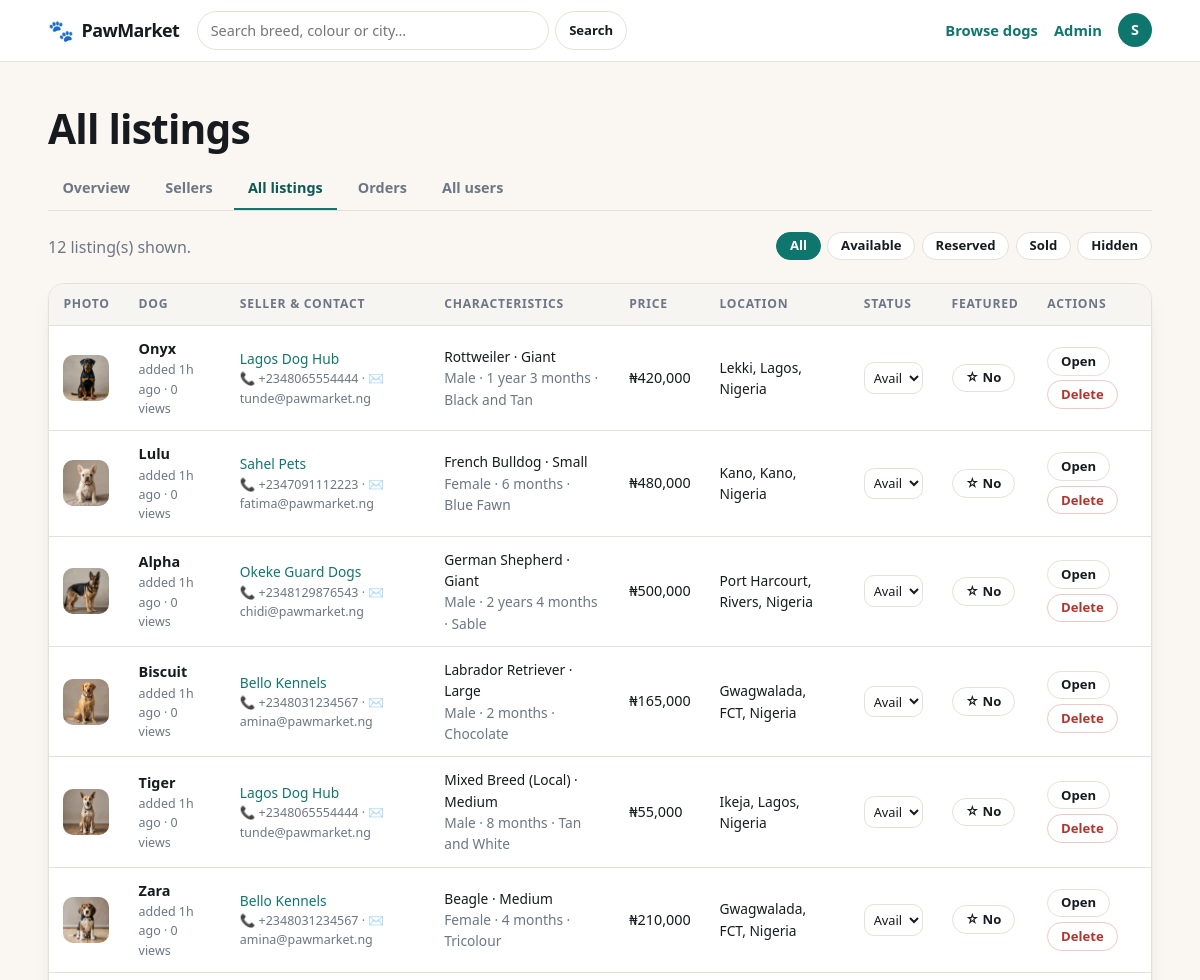
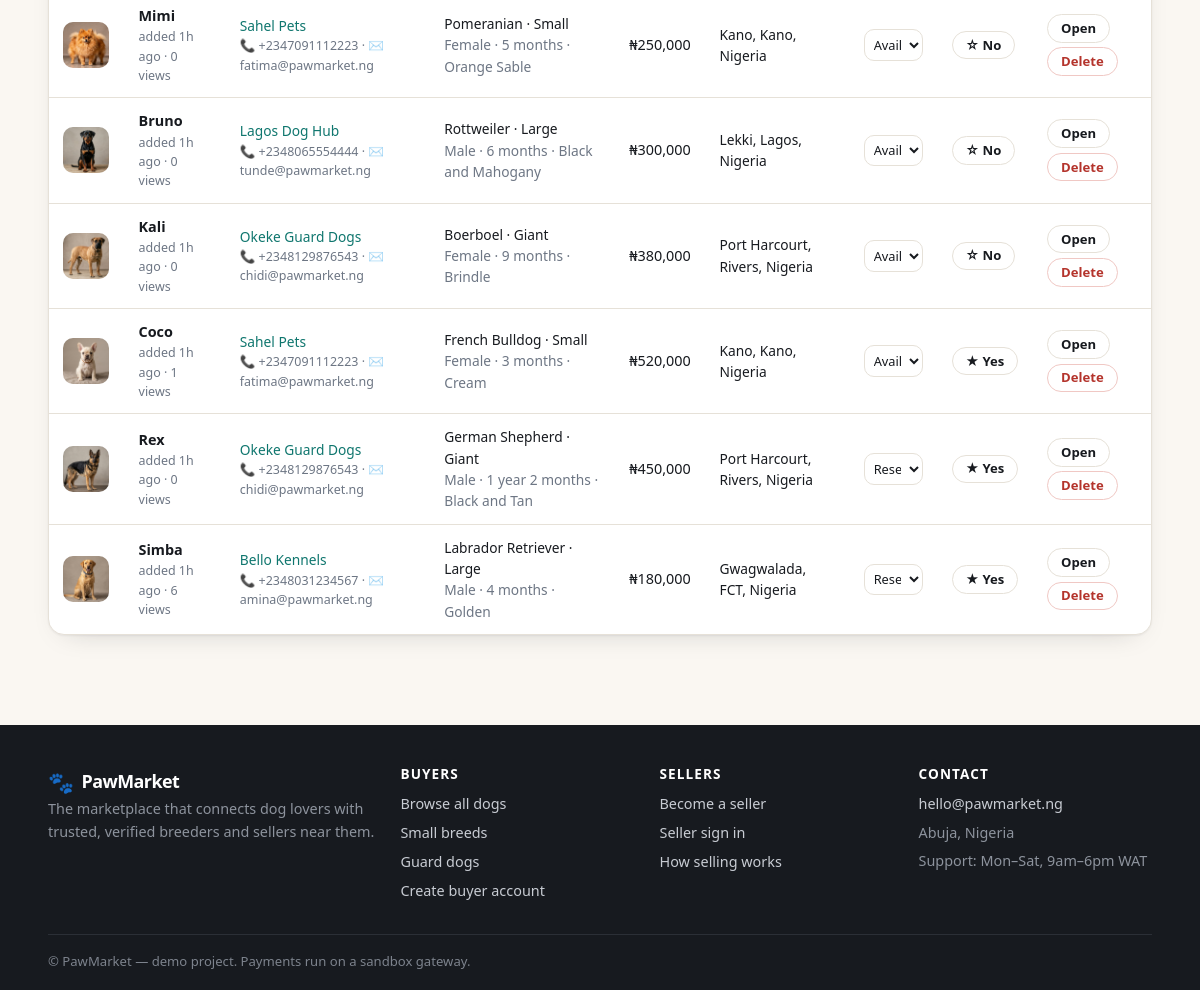
The page /admin/dogs (signed in) on the database its author committed (2 pictures, top to bottom).
### app/models.py (models this page shows, shortened)
class User(UserMixin, db.Model):
    __tablename__ = "users"
    id = db.Column(db.Integer, primary_key=True)
    full_name = db.Column(db.String(120), nullable=False)
    email = db.Column(db.String(160), unique=True, nullable=False, index=True)
    phone = db.Column(db.String(40))
    whatsapp = db.Column(db.String(40))
    password_hash = db.Column(db.String(255), nullable=False)
    role = db.Column(db.String(20), nullable=False, default="buyer")
    business_name = db.Column(db.String(160))
    bio = db.Column(db.Text)
    country = db.Column(db.String(80), default="Nigeria")
    state = db.Column(db.String(80))
    city = db.Column(db.String(80))
    address = db.Column(db.String(200))
    avatar = db.Column(db.String(200))
    is_verified = db.Column(db.Boolean, default=False)   # admin-controlled badge
    is_active_user = db.Column(db.Boolean, default=True)  # admin can suspend
    created_at = db.Column(db.DateTime, default=datetime.utcnow)
    dogs = db.relationship("Dog", backref="seller", lazy="dynamic",
                           cascade="all, delete-orphan", foreign_keys="Dog.seller_id")
    favorites = db.relationship("Favorite", backref="user", lazy="dynamic",
                                cascade="all, delete-orphan")
    orders = db.relationship("Order", backref="buyer", lazy="dynamic",
                             foreign_keys="Order.buyer_id",
                             cascade="all, delete-orphan")
    @property
    def is_active(self):  # Flask-Login uses this to block suspended accounts
        return self.is_active_user
    @property
    def is_admin(self):
        return self.role == "admin"
    @property
    def is_seller(self):
        return self.role == "seller"
    @property
    def is_buyer(self):
        return self.role == "buyer"

class Dog(db.Model):
    __tablename__ = "dogs"
    id = db.Column(db.Integer, primary_key=True)
    seller_id = db.Column(db.Integer, db.ForeignKey("users.id"), nullable=False)
    name = db.Column(db.String(80), nullable=False)
    breed = db.Column(db.String(80), nullable=False, index=True)
    color = db.Column(db.String(80))
    size = db.Column(db.String(20), default="Medium", index=True)
    gender = db.Column(db.String(10), default="Male")
    age_months = db.Column(db.Integer, default=3)
    weight_kg = db.Column(db.Float)
    price = db.Column(db.Float, nullable=False, default=0)
    negotiable = db.Column(db.Boolean, default=False)
    delivery_available = db.Column(db.Boolean, default=False)
    description = db.Column(db.Text)
    temperament = db.Column(db.String(200))
    health_notes = db.Column(db.String(300))
    vaccinated = db.Column(db.Boolean, default=False)
    dewormed = db.Column(db.Boolean, default=False)
    pedigree = db.Column(db.Boolean, default=False)
    trained = db.Column(db.Boolean, default=False)
    kennel_club_registered = db.Column(db.Boolean, default=False)
    city = db.Column(db.String(80))
    state = db.Column(db.String(80))
    country = db.Column(db.String(80), default="Nigeria")
    status = db.Column(db.String(20), default="available", index=True)
    is_featured = db.Column(db.Boolean, default=False)
    views = db.Column(db.Integer, default=0)
    created_at = db.Column(db.DateTime, default=datetime.utcnow, index=True)
    images = db.relationship("DogImage", backref="dog", lazy="select",
                             cascade="all, delete-orphan")
    orders = db.relationship("Order", backref="dog", lazy="dynamic",
                             cascade="all, delete-orphan")
    @property
    def primary_image(self):
        for img in self.images:
            if img.is_primary:
                return img.filename
        return self.images[0].filename if self.images else None
    @property
    def age_label(self):
        if not self.age_months:
            return "Unknown"
        if self.age_months < 12:
            return f"{self.age_months} month{'s' if self.age_months != 1 else ''}"
        years, months = divmod(self.age_months, 12)
        label = f"{years} year{'s' if years != 1 else ''}"
        if months:
            label += f" {months} month{'s' if months != 1 else ''}"
        return label
    @property
    def location(self):
        parts = [p for p in (self.city, self.state, self.country) if p]
        return ", ".join(parts) if parts else "Location not provided"

class DogImage(db.Model):
    __tablename__ = "dog_images"
    id = db.Column(db.Integer, primary_key=True)
    dog_id = db.Column(db.Integer, db.ForeignKey("dogs.id"), nullable=False)
    filename = db.Column(db.String(255), nullable=False)
    is_primary = db.Column(db.Boolean, default=False)

### app/admin.py (the view)
@admin_bp.route("/dogs")
@role_required("admin")
def dogs():
    status = request.args.get("status")
    seller_id = request.args.get("seller_id", type=int)
    q = Dog.query
    if status:
        q = q.filter(Dog.status == status)
    if seller_id:
        q = q.filter(Dog.seller_id == seller_id)
    rows = q.order_by(Dog.created_at.desc()).all()
    return render_template("admin/dogs.html", dogs=rows, status=status, seller_id=seller_id)

### app/helpers.py (called while the page is built)
def role_required(*roles):
    def decorator(view):
        @wraps(view)
        def wrapped(*args, **kwargs):
            if not current_user.is_authenticated:
                flash("Please sign in to continue.", "info")
                return redirect(url_for("auth.login"))
            if current_user.role not in roles:
                abort(403)
            return view(*args, **kwargs)
        return wrapped
    return decorator

### app/models.py (called while the page is built)
@login_manager.user_loader
def load_user(user_id):
    return db.session.get(User, int(user_id))

### templates/admin/dogs.html (shortened to what this page needs)
{% extends "base.html" %}
{% block content %}
<section>
  <div class="container">
    <h1>All listings</h1>
    {% include "admin/_admin_nav.html" %}
    <div class="section-head mt-2">
      <p class="muted" style="margin:0">{{ dogs|length }} listing(s) shown{% if status %} — filter: {{ status }}{% endif %}.</p>
      <div style="display:flex;gap:.4rem;flex-wrap:wrap">
        <a class="btn btn-sm {{ 'btn-primary' if not status }}" href="{{ url_for('admin.dogs') }}">All</a>
        {% for s in ['available','reserved','sold','hidden'] %}
          <a class="btn btn-sm {{ 'btn-primary' if status == s }}" href="{{ url_for('admin.dogs', status=s) }}">{{ s|capitalize }}</a>
        {% endfor %}
      </div>
    </div>
    <div class="table-wrap">
      <table>
        <thead>
          <tr><th>Photo</th><th>Dog</th><th>Seller & contact</th><th>Characteristics</th>
              <th>Price</th><th>Location</th><th>Status</th><th>Featured</th><th>Actions</th></tr>
        </thead>
        <tbody>
          {% for dog in dogs %}
            <tr>
              <td>
                {% if dog.primary_image %}
                  <img class="thumb-xs" src="{{ url_for('static', filename='uploads/' + dog.primary_image) }}" alt="">
                {% else %}<img class="thumb-xs" src="{{ url_for('static', filename='img/placeholder.svg') }}" alt="">{% endif %}
              </td>
              <td><strong>{{ dog.name }}</strong><div class="muted tiny">added {{ dog.created_at|since }} · {{ dog.views }} views</div></td>
              <td class="small">
                <a href="{{ url_for('admin.seller_detail', seller_id=dog.seller.id) }}">{{ dog.seller.business_name or dog.seller.full_name }}</a>
                <div class="muted tiny">📞 {{ dog.seller.phone or '—' }} · ✉️ {{ dog.seller.email }}</div>
              </td>
              <td class="small">{{ dog.breed }} · {{ dog.size }}<br>
                <span class="muted">{{ dog.gender }} · {{ dog.age_label }} · {{ dog.color or '—' }}</span></td>
              <td>{{ dog.price|money }}</td>
              <td class="small">{{ dog.location }}</td>
              <td>
                <form method="post" action="{{ url_for('admin.set_dog_status', dog_id=dog.id) }}">
                  <select name="status" onchange="this.form.submit()" style="padding:.3rem;font-size:.8rem">
                    {% for s in ['available','reserved','sold','hidden'] %}
                      <option value="{{ s }}" {{ 'selected' if dog.status == s }}>{{ s|capitalize }}</option>
                    {% endfor %}
                  </select>
                </form>
              </td>
              <td>
                <form method="post" action="{{ url_for('admin.toggle_feature', dog_id=dog.id) }}">
                  <button class="btn btn-sm" type="submit">{{ '★ Yes' if dog.is_featured else '☆ No' }}</button>
                </form>
              </td>
              <td>
                <div style="display:flex;gap:.3rem;flex-wrap:wrap">
                  <a class="btn btn-sm" href="{{ url_for('main.dog_detail', dog_id=dog.id) }}">Open</a>
                  <form method="post" action="{{ url_for('admin.delete_dog', dog_id=dog.id) }}"
                        onsubmit="return confirm('Delete {{ dog.name }} permanently?')">
                    <button class="btn btn-sm btn-danger" type="submit">Delete</button>
                  </form>
                </div>
              </td>
            </tr>
          {% else %}
            <tr><td colspan="9">No listings found.</td></tr>
          {% endfor %}
        </tbody>
      </table>
    </div>
  </div>
</section>
{% endblock %}

### templates/base.html (shortened to what this page needs)
<!DOCTYPE html>
<html lang="en">
<head>
  <link rel="stylesheet" href="{{ url_for('static', filename='css/app.css') }}">
</head>
<body>
<header class="nav">
  <div class="container nav-inner">
    <a class="brand" href="{{ url_for('main.home') }}">
      <span class="brand-mark">🐾</span>
      <span class="brand-text">{{ SITE_NAME }}</span>
    </a>
    <form class="nav-search" action="{{ url_for('main.browse') }}" method="get">
      <input type="search" name="q" placeholder="Search breed, colour or city…"
             value="{{ request.args.get('q','') if request.endpoint == 'main.browse' else '' }}">
      <button class="btn btn-sm" type="submit">Search</button>
    </form>
    <nav class="nav-links">
      <a href="{{ url_for('main.browse') }}">Browse dogs</a>
      {% if current_user.is_authenticated %}
        {% if current_user.is_admin %}
          <a href="{{ url_for('admin.dashboard') }}">Admin</a>
        {% elif current_user.is_seller %}
          <a href="{{ url_for('seller.dashboard') }}">Seller dashboard</a>
        {% else %}
          <a href="{{ url_for('main.buyer_dashboard') }}">My dashboard</a>
        {% endif %}
        <div class="user-menu">
          <span class="avatar avatar-sm">
            {% if current_user.avatar %}
              <img src="{{ url_for('static', filename='uploads/' + current_user.avatar) }}" alt="">
            {% else %}{{ current_user.full_name[0]|upper }}{% endif %}
          </span>
        </div>
      {% else %}
        <a href="{{ url_for('auth.login') }}">Sign in</a>
        <a class="btn btn-sm btn-primary" href="{{ url_for('auth.register', role='seller') }}">Sell a dog</a>
      {% endif %}
    </nav>
  </div>
</header>
<main>
  {% block content %}{% endblock %}
</main>
<footer class="footer">
  <div class="container footer-grid">
    <div>
      <div class="brand brand-light"><span class="brand-mark">🐾</span> {{ SITE_NAME }}</div>
      <p class="muted-light">The marketplace that connects dog lovers with trusted, verified
        breeders and sellers near them.</p>
    </div>
    <div>
      <h4>Buyers</h4>
      <a href="{{ url_for('main.browse') }}">Browse all dogs</a>
      <a href="{{ url_for('main.browse', size='Small') }}">Small breeds</a>
      <a href="{{ url_for('main.browse', size='Giant') }}">Guard dogs</a>
      <a href="{{ url_for('auth.register', role='buyer') }}">Create buyer account</a>
    </div>
    <div>
      <h4>Sellers</h4>
      <a href="{{ url_for('auth.register', role='seller') }}">Become a seller</a>
      <a href="{{ url_for('auth.login') }}">Seller sign in</a>
      <a href="{{ url_for('main.home') }}#how">How selling works</a>
    </div>
    <div>
      <h4>Contact</h4>
      <a href="mailto:{{ CONTACT_EMAIL }}">{{ CONTACT_EMAIL }}</a>
      <span class="muted-light">Abuja, Nigeria</span>
      <span class="muted-light">Support: Mon–Sat, 9am–6pm WAT</span>
    </div>
  </div>
  <div class="container footer-bottom">
    <span>© {{ SITE_NAME }} — demo project. Payments run on a sandbox gateway.</span>
  </div>
</footer>
</body>
</html>

### static/css/app.css (style rules this page uses)
:root { --ink:#171a1f; --ink-2:#3d4550; --muted:#6d7684; --line:#e6e1d8; --cream:#faf7f2; --card:#ffffff; --brand:#0f766e; --brand-dark:#0b5a54; --brand-tint:#e6f2f0; --accent:#e08b2c; --accent-tint:#fdf1e0; --danger:#b4342c; --danger-tint:#fdeceb; --ok:#1d7a4d; --ok-tint:#e8f6ee; --info-tint:#eef3fb; --info:#2a5aa8; --radius:16px; --radius-sm:10px; --shadow:0 1px 2px rgba(23,26,31,.05), 0 10px 28px -18px rgba(23,26,31,.28); --shadow-lg:0 18px 50px -24px rgba(23,26,31,.42); }
* { box-sizing:border-box }
html,body { margin:0;padding:0 }
body { font-family:"Segoe UI",system-ui,-apple-system,"Helvetica Neue",Arial,sans-serif; color:var(--ink);background:var(--cream);line-height:1.55;-webkit-font-smoothing:antialiased; }
a { color:var(--brand);text-decoration:none }
h1,h2,h3,h4 { margin:0 0 .4em;line-height:1.18;letter-spacing:-.02em }
h1 { font-size:clamp(1.9rem,3.4vw,2.9rem) }
p { margin:0 0 1em }
img { max-width:100%;display:block }
.container { width:min(1180px,92vw);margin:0 auto }
.muted { color:var(--muted) }
.small { font-size:.86rem }
.tiny { font-size:.78rem }
.mt-2 { margin-top:1rem }
section { padding:2.6rem 0 }
.section-head { display:flex;justify-content:space-between;align-items:flex-end;gap:1rem;margin-bottom:1.4rem;flex-wrap:wrap }
.nav { position:sticky;top:0;z-index:50;background:rgba(255,255,255,.94); backdrop-filter:blur(10px);border-bottom:1px solid var(--line) }
.nav-inner { display:flex;align-items:center;gap:1.1rem;padding:.7rem 0 }
.brand { display:flex;align-items:center;gap:.5rem;font-weight:800;font-size:1.12rem; color:var(--ink);letter-spacing:-.03em }
.brand-mark { font-size:1.3rem }
.brand-light { color:#fff }
.nav-search { display:flex;gap:.4rem;flex:1;max-width:430px }
.nav-search input { flex:1;padding:.55rem .8rem;border:1px solid var(--line);border-radius:999px; background:#fff;font-size:.9rem }
.nav-links { display:flex;align-items:center;gap:1rem;margin-left:auto;font-weight:600;font-size:.92rem }
.user-menu { position:relative;display:flex;align-items:center;gap:.5rem;cursor:pointer }
.avatar { display:inline-flex;align-items:center;justify-content:center;border-radius:50%; background:var(--brand);color:#fff;font-weight:700;overflow:hidden }
.avatar-sm { width:34px;height:34px;font-size:.9rem }
.btn { display:inline-flex;align-items:center;justify-content:center;gap:.45rem;cursor:pointer; border:1px solid var(--line);background:#fff;color:var(--ink);font-weight:650;font-size:.92rem; padding:.62rem 1.05rem;border-radius:999px;transition:.16s;font-family:inherit;line-height:1 }
.btn-primary { background:var(--brand);border-color:var(--brand);color:#fff }
.btn-danger { background:#fff;border-color:#f0c8c4;color:var(--danger) }
.btn-sm { padding:.42rem .8rem;font-size:.82rem }
input,select,textarea { width:100%;font-family:inherit;font-size:.93rem;padding:.62rem .75rem; border:1px solid var(--line);border-radius:var(--radius-sm);background:#fff;color:var(--ink) }
.table-wrap { overflow-x:auto;background:#fff;border:1px solid var(--line);border-radius:var(--radius); box-shadow:var(--shadow) }
table { width:100%;border-collapse:collapse;font-size:.9rem }
th { text-align:left;padding:.7rem .9rem;background:#f7f5f1;font-size:.76rem;text-transform:uppercase; letter-spacing:.06em;color:var(--muted);white-space:nowrap }
td { padding:.75rem .9rem;border-top:1px solid var(--line);vertical-align:middle }
.thumb-xs { width:46px;height:46px;border-radius:10px;object-fit:cover }
.footer { background:var(--ink);color:#c8ccd3;margin-top:3rem;padding:2.6rem 0 1.2rem;font-size:.9rem }
.footer h4 { color:#fff;font-size:.85rem;text-transform:uppercase;letter-spacing:.08em;margin-bottom:.7rem }
.footer a { display:block;color:#c8ccd3;margin-bottom:.4rem }
.footer-grid { display:grid;grid-template-columns:1.4fr 1fr 1fr 1fr;gap:1.6rem }
.muted-light { color:#8d939d;display:block;margin-bottom:.35rem }
.footer-bottom { border-top:1px solid #2b2f36;margin-top:1.6rem;padding-top:1rem;color:#7d838d;font-size:.82rem }

### rows shown on the page
User: full_name "S"
Dog: filename (picture), name "Onyx", created_at|since "1h ago", views "0", seller "Lagos Dog Hub", seller "+2348065554444", seller.email "tunde@pawmarket.ng", breed "Rottweiler", size "Giant", gender "Male", age_label "1 year 3 months", color "Black and Tan", price "₦420,000", location "Lekki, Lagos, Nigeria", is_featured "☆ No"
Dog: filename (picture), name "Lulu", created_at|since "1h ago", views "0", seller "Sahel Pets", seller "+2347091112223", seller.email "fatima@pawmarket.ng", breed "French Bulldog", size "Small", gender "Female", age_label "6 months", color "Blue Fawn", price "₦480,000", location "Kano, Kano, Nigeria", is_featured "☆ No"
Dog: filename (picture), name "Alpha", created_at|since "1h ago", views "0", seller "Okeke Guard Dogs", seller "+2348129876543", seller.email "chidi@pawmarket.ng", breed "German Shepherd", size "Giant", gender "Male", age_label "2 years 4 months", color "Sable", price "₦500,000", location "Port Harcourt, Rivers, Nigeria", is_featured "☆ No"
Dog: filename (picture), name "Biscuit", created_at|since "1h ago", views "0", seller "Bello Kennels", seller "+2348031234567", seller.email "amina@pawmarket.ng", breed "Labrador Retriever", size "Large", gender "Male", age_label "2 months", color "Chocolate", price "₦165,000", location "Gwagwalada, FCT, Nigeria", is_featured "☆ No"
Dog: filename (picture), name "Tiger", created_at|since "1h ago", views "0", seller "Lagos Dog Hub", seller "+2348065554444", seller.email "tunde@pawmarket.ng", breed "Mixed Breed (Local)", size "Medium", gender "Male", age_label "8 months", color "Tan and White", price "₦55,000", location "Ikeja, Lagos, Nigeria", is_featured "☆ No"
Dog: filename (picture), name "Zara", created_at|since "1h ago", views "0", seller "Bello Kennels", seller "+2348031234567", seller.email "amina@pawmarket.ng", breed "Beagle", size "Medium", gender "Female", age_label "4 months", color "Tricolour", price "₦210,000", location "Gwagwalada, FCT, Nigeria", is_featured "☆ No"
Dog: filename (picture), name "Mimi", created_at|since "1h ago", views "0", seller "Sahel Pets", seller "+2347091112223", seller.email "fatima@pawmarket.ng", breed "Pomeranian", size "Small", gender "Female", age_label "5 months", color "Orange Sable", price "₦250,000", location "Kano, Kano, Nigeria", is_featured "☆ No"
Dog: filename (picture), name "Bruno", created_at|since "1h ago", views "0", seller "Lagos Dog Hub", seller "+2348065554444", seller.email "tunde@pawmarket.ng", breed "Rottweiler", size "Large", gender "Male", age_label "6 months", color "Black and Mahogany", price "₦300,000", location "Lekki, Lagos, Nigeria", is_featured "☆ No"
Dog: filename (picture), name "Kali", created_at|since "1h ago", views "0", seller "Okeke Guard Dogs", seller "+2348129876543", seller.email "chidi@pawmarket.ng", breed "Boerboel", size "Giant", gender "Female", age_label "9 months", color "Brindle", price "₦380,000", location "Port Harcourt, Rivers, Nigeria", is_featured "☆ No"
Dog: filename (picture), name "Coco", created_at|since "1h ago", views "1", seller "Sahel Pets", seller "+2347091112223", seller.email "fatima@pawmarket.ng", breed "French Bulldog", size "Small", gender "Female", age_label "3 months", color "Cream", price "₦520,000", location "Kano, Kano, Nigeria", is_featured "★ Yes"
Dog: filename (picture), name "Rex", created_at|since "1h ago", views "0", seller "Okeke Guard Dogs", seller "+2348129876543", seller.email "chidi@pawmarket.ng", breed "German Shepherd", size "Giant", gender "Male", age_label "1 year 2 months", color "Black and Tan", price "₦450,000", location "Port Harcourt, Rivers, Nigeria", is_featured "★ Yes"
Dog: filename (picture), name "Simba", created_at|since "1h ago", views "6", seller "Bello Kennels", seller "+2348031234567", seller.email "amina@pawmarket.ng", breed "Labrador Retriever", size "Large", gender "Male", age_label "4 months", color "Golden", price "₦180,000", location "Gwagwalada, FCT, Nigeria", is_featured "★ Yes"

### other values the page prints
{{ SITE_NAME }} "PawMarket"
{{ label }} "Overview" "Sellers" "All listings" "Orders" "All users"
{{ dogs|length }} "12"
{{ s|capitalize }} "Available" "Reserved" "Sold" "Hidden"
{{ CONTACT_EMAIL }} "hello@pawmarket.ng"
form field status "Available"
form field status "Reserved"
